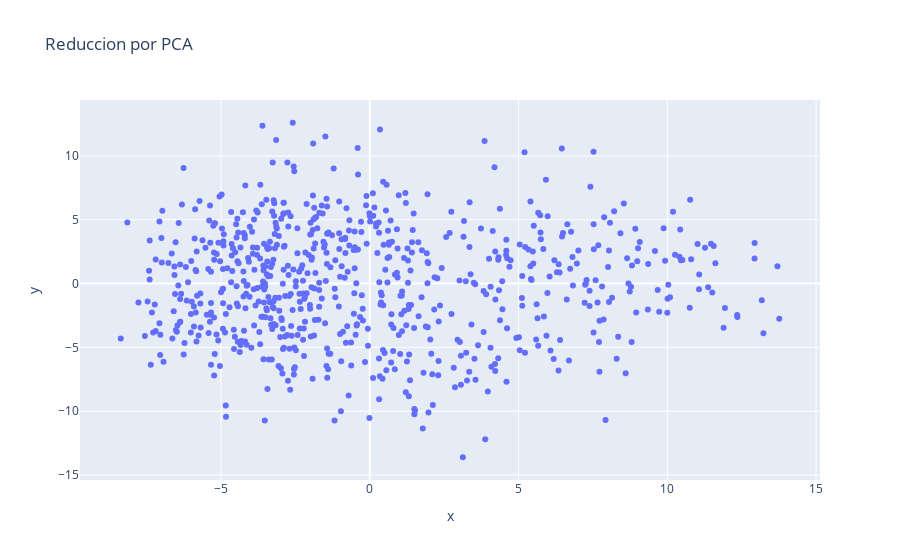

The notebook cell saved with this chart:
### Code cell
x = vectors_red[:, 0]
y = vectors_red[:, 1]

fig = px.scatter(vectors_red, x, y, hover_name=metadata[0], title='Reduccion por PCA')

fig.show()

### Figure 1 — Plotly figure (JSON) as saved in the notebook; plotly's stock layout.template omitted (floating-point values rounded to 4 significant figures; data arrays with more than 128 entries replaced by an {"elided": "..."} marker saying what was removed)
{"data": [{"hovertemplate": "<b>%{hovertext}</b><br><br>x=%{x}<br>y=%{y}<extra></extra>", "hovertext": {"elided": "717 str values"}, "legendgroup": "", "marker": {"color": "#636efa", "symbol": "circle"}, "mode": "markers", "name": "", "orientation": "v", "showlegend": false, "type": "scatter", "x": {"elided": "717 float values"}, "xaxis": "x", "y": {"elided": "717 float values"}, "yaxis": "y"}], "layout": {"legend": {"tracegroupgap": 0}, "title": {"text": "Reduccion por PCA"}, "xaxis": {"anchor": "y", "domain": [0, 1], "title": {"text": "x"}}, "yaxis": {"anchor": "x", "domain": [0, 1], "title": {"text": "y"}}}}
